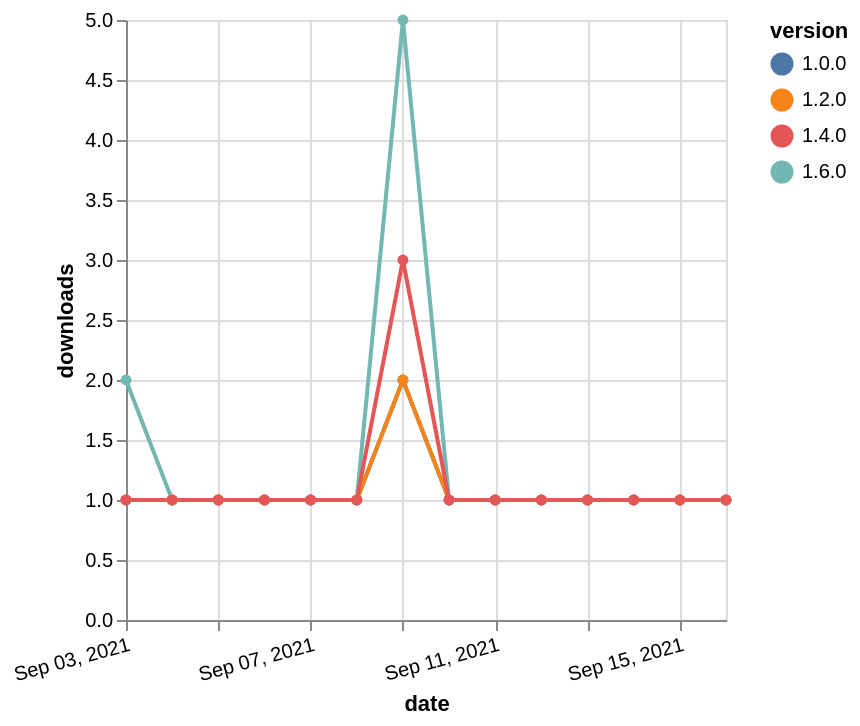

Here is the Vega-Lite specification saved for this chart:
### Vega-Lite specification from a JSON file in a GitHub repository (floating-point values rounded to 4 significant figures)
{"$schema": "https://vega.github.io/schema/vega-lite/v5.json", "description": "A simple bar chart with embedded data.", "data": {"values": [{"date": "2021-09-03", "total": 116, "delta": 2, "version": "1.6.0"}, {"date": "2021-09-04", "total": 117, "delta": 1, "version": "1.6.0"}, {"date": "2021-09-05", "total": 118, "delta": 1, "version": "1.6.0"}, {"date": "2021-09-06", "total": 119, "delta": 1, "version": "1.6.0"}, {"date": "2021-09-07", "total": 120, "delta": 1, "version": "1.6.0"}, {"date": "2021-09-08", "total": 121, "delta": 1, "version": "1.6.0"}, {"date": "2021-09-09", "total": 126, "delta": 5, "version": "1.6.0"}, {"date": "2021-09-10", "total": 127, "delta": 1, "version": "1.6.0"}, {"date": "2021-09-11", "total": 128, "delta": 1, "version": "1.6.0"}, {"date": "2021-09-12", "total": 129, "delta": 1, "version": "1.6.0"}, {"date": "2021-09-13", "total": 130, "delta": 1, "version": "1.6.0"}, {"date": "2021-09-14", "total": 131, "delta": 1, "version": "1.6.0"}, {"date": "2021-09-15", "total": 132, "delta": 1, "version": "1.6.0"}, {"date": "2021-09-16", "total": 133, "delta": 1, "version": "1.6.0"}, {"date": "2021-09-03", "total": 172, "delta": 1, "version": "1.0.0"}, {"date": "2021-09-04", "total": 173, "delta": 1, "version": "1.0.0"}, {"date": "2021-09-05", "total": 174, "delta": 1, "version": "1.0.0"}, {"date": "2021-09-06", "total": 175, "delta": 1, "version": "1.0.0"}, {"date": "2021-09-07", "total": 176, "delta": 1, "version": "1.0.0"}, {"date": "2021-09-08", "total": 177, "delta": 1, "version": "1.0.0"}, {"date": "2021-09-09", "total": 179, "delta": 2, "version": "1.0.0"}, {"date": "2021-09-10", "total": 180, "delta": 1, "version": "1.0.0"}, {"date": "2021-09-11", "total": 181, "delta": 1, "version": "1.0.0"}, {"date": "2021-09-12", "total": 182, "delta": 1, "version": "1.0.0"}, {"date": "2021-09-13", "total": 183, "delta": 1, "version": "1.0.0"}, {"date": "2021-09-14", "total": 184, "delta": 1, "version": "1.0.0"}, {"date": "2021-09-15", "total": 185, "delta": 1, "version": "1.0.0"}, {"date": "2021-09-16", "total": 186, "delta": 1, "version": "1.0.0"}, {"date": "2021-09-03", "total": 145, "delta": 1, "version": "1.2.0"}, {"date": "2021-09-04", "total": 146, "delta": 1, "version": "1.2.0"}, {"date": "2021-09-05", "total": 147, "delta": 1, "version": "1.2.0"}, {"date": "2021-09-06", "total": 148, "delta": 1, "version": "1.2.0"}, {"date": "2021-09-07", "total": 149, "delta": 1, "version": "1.2.0"}, {"date": "2021-09-08", "total": 150, "delta": 1, "version": "1.2.0"}, {"date": "2021-09-09", "total": 152, "delta": 2, "version": "1.2.0"}, {"date": "2021-09-10", "total": 153, "delta": 1, "version": "1.2.0"}, {"date": "2021-09-11", "total": 154, "delta": 1, "version": "1.2.0"}, {"date": "2021-09-12", "total": 155, "delta": 1, "version": "1.2.0"}, {"date": "2021-09-13", "total": 156, "delta": 1, "version": "1.2.0"}, {"date": "2021-09-14", "total": 157, "delta": 1, "version": "1.2.0"}, {"date": "2021-09-15", "total": 158, "delta": 1, "version": "1.2.0"}, {"date": "2021-09-16", "total": 159, "delta": 1, "version": "1.2.0"}, {"date": "2021-09-03", "total": 180, "delta": 1, "version": "1.4.0"}, {"date": "2021-09-04", "total": 181, "delta": 1, "version": "1.4.0"}, {"date": "2021-09-05", "total": 182, "delta": 1, "version": "1.4.0"}, {"date": "2021-09-06", "total": 183, "delta": 1, "version": "1.4.0"}, {"date": "2021-09-07", "total": 184, "delta": 1, "version": "1.4.0"}, {"date": "2021-09-08", "total": 185, "delta": 1, "version": "1.4.0"}, {"date": "2021-09-09", "total": 188, "delta": 3, "version": "1.4.0"}, {"date": "2021-09-10", "total": 189, "delta": 1, "version": "1.4.0"}, {"date": "2021-09-11", "total": 190, "delta": 1, "version": "1.4.0"}, {"date": "2021-09-12", "total": 191, "delta": 1, "version": "1.4.0"}, {"date": "2021-09-13", "total": 192, "delta": 1, "version": "1.4.0"}, {"date": "2021-09-14", "total": 193, "delta": 1, "version": "1.4.0"}, {"date": "2021-09-15", "total": 194, "delta": 1, "version": "1.4.0"}, {"date": "2021-09-16", "total": 195, "delta": 1, "version": "1.4.0"}]}, "width": "container", "mark": {"type": "line", "point": {"filled": true}}, "encoding": {"x": {"field": "date", "type": "temporal", "timeUnit": "yearmonthdate", "title": "date", "axis": {"labelAngle": -15}}, "y": {"field": "delta", "type": "quantitative", "title": "downloads"}, "color": {"field": "version", "type": "nominal"}, "tooltip": {"field": "delta"}}}
